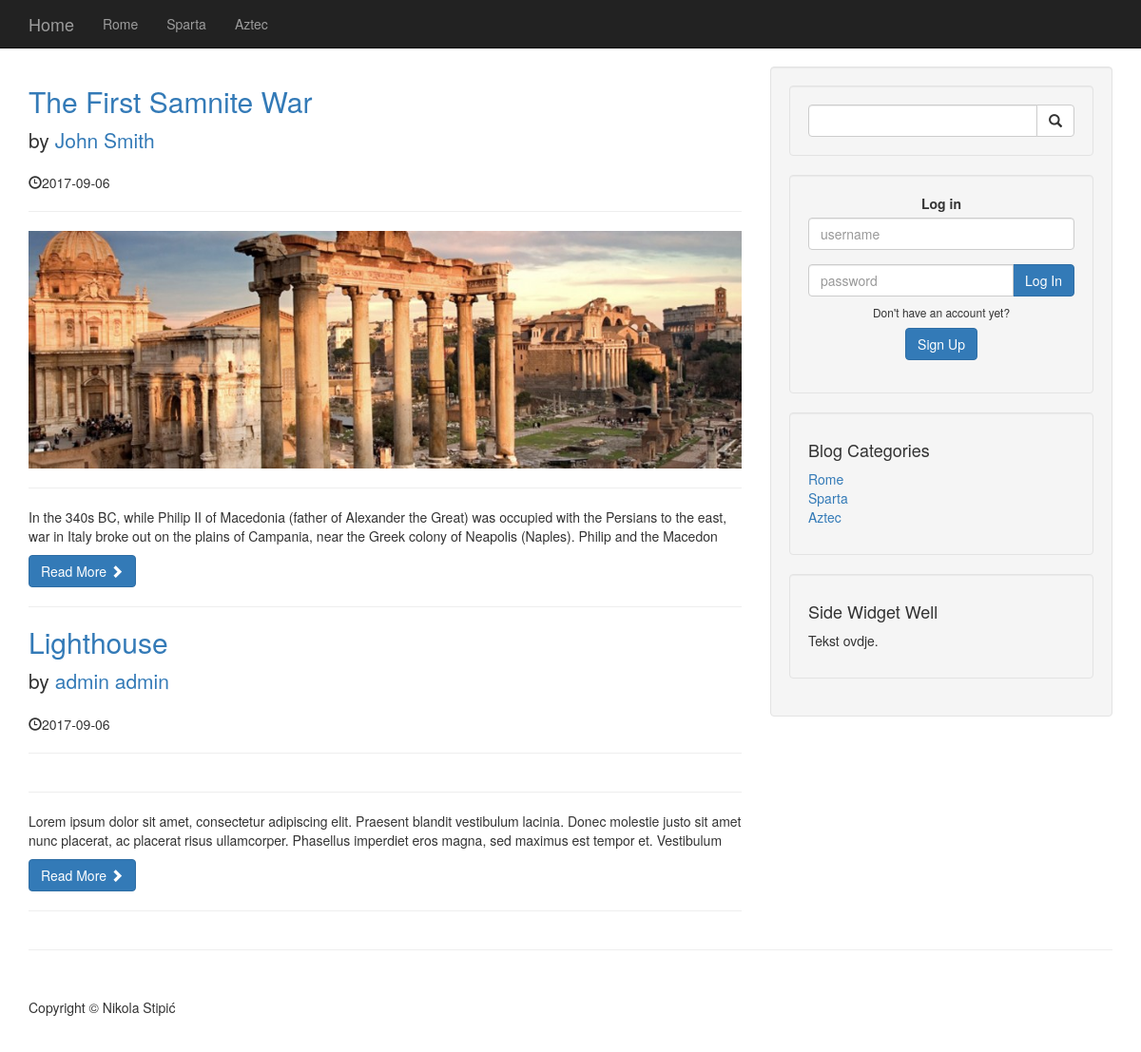
The app's page /category.php?category=8 with its own data.
### tables this page shows
CREATE TABLE `categories` (
  `cat_id` int(3) NOT NULL,
  `cat_title` varchar(255) NOT NULL
);

CREATE TABLE `posts` (
  `post_id` int(3) NOT NULL,
  `post_category_id` int(3) NOT NULL,
  `post_title` varchar(255) NOT NULL,
  `post_author` varchar(255) NOT NULL,
  `post_date` date NOT NULL,
  `post_image` text NOT NULL,
  `post_content` text NOT NULL,
  `post_tag` varchar(255) NOT NULL,
  `post_comment_count` int(10) NOT NULL,
  `post_status` varchar(255) NOT NULL DEFAULT 'draft',
  `post_views` int(11) NOT NULL
);

### includes/content_category.php (the view, shortened to what this page needs)
<div class="col-md-8">
    <?php
    if(isset($_GET['category'])){
        $post_category_id = $_GET['category'];
    }
    $query = "SELECT * FROM posts WHERE post_category_id = {$post_category_id}";
    $select_post= mysqli_query($connection, $query);
    while($row = mysqli_fetch_assoc($select_post)) {
        $post_id = $row['post_id'];
        $post_title = $row['post_title'];
        $post_author = $row['post_author'];
        $post_date = $row['post_date'];
        $post_image = $row['post_image'];
        $post_content = substr($row['post_content'], 0, 240);
        $post_status = $row['post_status'];
    ?>
    <?php if($post_status == "active"){
        ?>
        <h2>
            <a href="post.php?p_id=<?php echo $post_id ?>"><?php echo $post_title; ?></a>
        </h2>
        <p class="lead">
            by <a href="author.php?author=<?php echo $post_author; ?>"><?php echo $post_author; ?></a>
        </p>
        <p><span class="glyphicon glyphicon-time"></span><?php echo $post_date; ?> </p>
        <hr>
        <a href="post.php?p_id=<?php echo $post_id ?>">
        <img class="img-responsive" <?php echo " src='images/$post_image' "?>alt="">
        </a>
        <hr>
        <p><?php echo $post_content ?></p>
        <a class="btn btn-primary" href="post.php?p_id=<?php echo $post_id ?>">Read More <span class="glyphicon glyphicon-chevron-right"></span></a>
        <hr>
        <?php } ?>
        <?php
    }
    ?>
</div>

### includes/navigation.php (shortened to what this page needs)
   <nav class="navbar navbar-inverse navbar-fixed-top" role="navigation">
    <div class="container">
        <div class="navbar-header">
            <a class="navbar-brand" href="index.php">Home</a>
        </div>
        <div class="collapse navbar-collapse" id="bs-example-navbar-collapse-1">
            <ul class="nav navbar-nav">
               <?php
                $query = "SELECT * FROM categories ";
                $select_cat = mysqli_query($connection, $query);
                while($row = mysqli_fetch_assoc($select_cat)) {
                    $cat_title = $row['cat_title'];
                    $cat_id = $row['cat_id'];
                    echo "<li><a href='category.php?category=$cat_id'>{$cat_title}</a></li>";
                }
                ?>
            </ul>
        </div>
    </div>
</nav>

### includes/categories_form.php
<?php
$query = "SELECT * FROM categories LIMIT 4 ";
$select_cat_side = mysqli_query($connection, $query);
?>
<div class="well">
    <h4>Blog Categories</h4>
    <div class="row">
        <div class="col-lg-12">
            <ul class="list-unstyled">
                <?php
                while($row = mysqli_fetch_assoc($select_cat_side)) {
                    $cat_id = $row['cat_id'];
                    $cat_title = $row['cat_title'];
                    echo "<li><a href='category.php?category=$cat_id'>{$cat_title}</a></li>";
                }
                ?>
            </ul>
        </div>
    </div>
</div>

### css/blog-home.css (style rules this page uses)
body { padding-top: 70px; }

### records on screen
categories: cat_title "Rome"
categories: cat_title "Sparta"
categories: cat_title "Aztec"
posts: post_title "The First Samnite War", post_author "John Smith", post_date "2017-09-06", post_image (picture), post_content "In the 340s BC, while Philip II of Macedonia (father of Alexander the Great) was occupied with the Persians to the east, war in Italy broke out on the plains of Campania, near the Greek colony of Neapolis (Naples). Philip and the Macedon"
posts: post_title "Lighthouse", post_author "admin admin", post_date "2017-09-06", post_content "Lorem ipsum dolor sit amet, consectetur adipiscing elit. Praesent blandit vestibulum lacinia. Donec molestie justo sit amet nunc placerat, ac placerat risus ullamcorper. Phasellus imperdiet eros magna, sed maximus est tempor et. Vestibulum"
